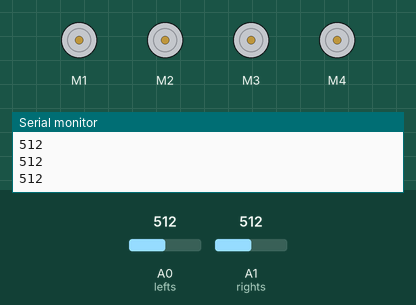
A sketch run on a simulated Arduino Uno, built with avr-gcc and run on an emulated ATmega328P. On the bench: 4 × DC motor (green arrow = forward, orange = backward, longer = faster), the last lines printed to the serial monitor. The inputs (shaded band) are chosen by the test bench; at power-on: A0 (lefts) = 512, A1 (rights) = 512.

Above: at 1.2 s.
1.3 s: A0 (lefts) set to 360
2.8 s: A0 (lefts) set to 344
At 4.0 s:
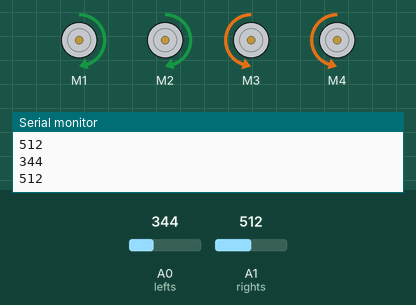
4.3 s: A1 (rights) set to 364
5.8 s: A1 (rights) set to 339
At 6.6 s:
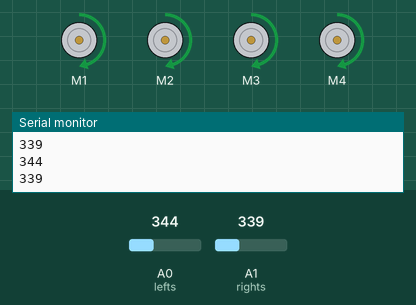
7.3 s: A0 (lefts) set to 511
At 7.7 s:
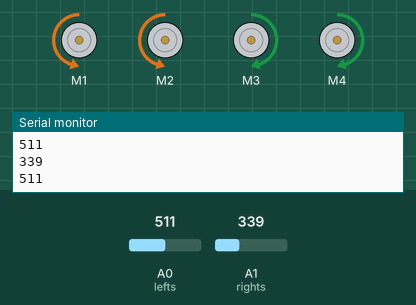
8.8 s: A0 (lefts) set to 340
At 9.9 s:
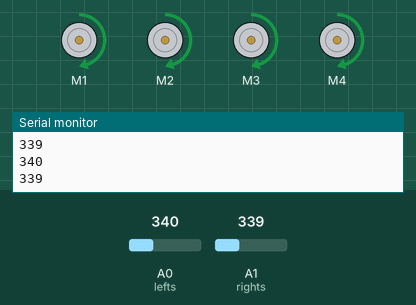
Timing chart, 0 to 11.3 s (numbered marks = the images above; inputs shaded):
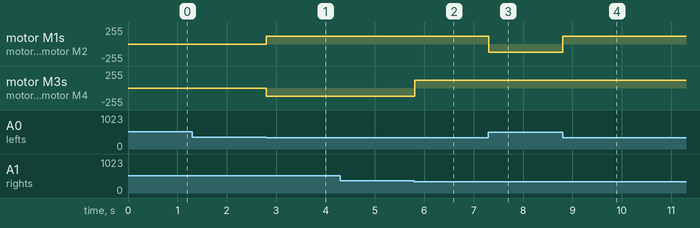

Measured:
- the behaviour switches between 351 and 350 on A0 (lefts) (found by bisection; images 0 and 1)
- the behaviour switches between 351 and 350 on A1 (rights) (found by bisection; images 1 and 2)
- after the input at 2.8 s, motor M1, motor M2: stopped → forward 120/255 at once; motor M3, motor M4: stopped → backward 120/255 at once
- after the input at 5.8 s, motor M3, motor M4: backward 120/255 → forward 120/255 at once
- after the input at 7.3 s, motor M1, motor M2: forward 120/255 → backward 120/255 at once
- after the input at 8.8 s, motor M1, motor M2: backward 120/255 → forward 120/255 at once

The sketch:

ARDUINO_LINE_FOLLOWING_CAR.ino
```cpp
//Project-1: //ARDUINO LINE FOLLOWING CAR//
//www.sdlsmartlabs.com

// YOU HAVE TO INSTALL THE AFMOTOR LIBRARY BEFORE UPLOAD THE CODE//
// GO TO SKETCH >> INCLUDE LIBRARY >> ADD .ZIP LIBRARY >> SELECT AF MOTOR ZIP FILE //
//including the libraries
#include <AFMotor.h>

//defining pins and variables
#define lefts A0
#define rights A1

//defining motors
AF_DCMotor motor1(1, MOTOR12_1KHZ);
AF_DCMotor motor2(2, MOTOR12_1KHZ);
AF_DCMotor motor3(3, MOTOR34_1KHZ);
AF_DCMotor motor4(4, MOTOR34_1KHZ);


void setup() {
  //setting the speed of motors
  motor1.setSpeed(120);
  motor2.setSpeed(120);
  motor3.setSpeed(120);
  motor4.setSpeed(120);
  //declaring pin types
  pinMode(lefts,INPUT);
  pinMode(rights,INPUT);
  //begin serial communication
  Serial.begin(9600);

}

void loop(){
  //printing values of the sensors to the serial monitor
  Serial.println(analogRead(lefts));
  Serial.println(analogRead(rights));
  //line detected by both
  if(analogRead(lefts)<=350 && analogRead(rights)<=350){
    //Forward
    motor1.run(FORWARD);
    motor2.run(FORWARD);
    motor3.run(FORWARD);
    motor4.run(FORWARD);
  }
  //line detected by left sensor
  else if(analogRead(lefts)<=350 && !analogRead(rights)<=350){
    //turn left
    motor1.run(FORWARD);
    motor2.run(FORWARD);
    motor3.run(BACKWARD);
    motor4.run(BACKWARD);

  }
  //line detected by right sensor
  else if(!analogRead(lefts)<=350 && analogRead(rights)<=350){
    //turn right
    motor1.run(BACKWARD);
    motor2.run(BACKWARD);
    motor3.run(FORWARD);
    motor4.run(FORWARD);

  }
  //line detected by none
  else if(!analogRead(lefts)<=350 && !analogRead(rights)<=350){
    //stop
    motor1.run(RELEASE);
    motor2.run(RELEASE);
    motor3.run(RELEASE);
    motor4.run(RELEASE);

  }

}
```
